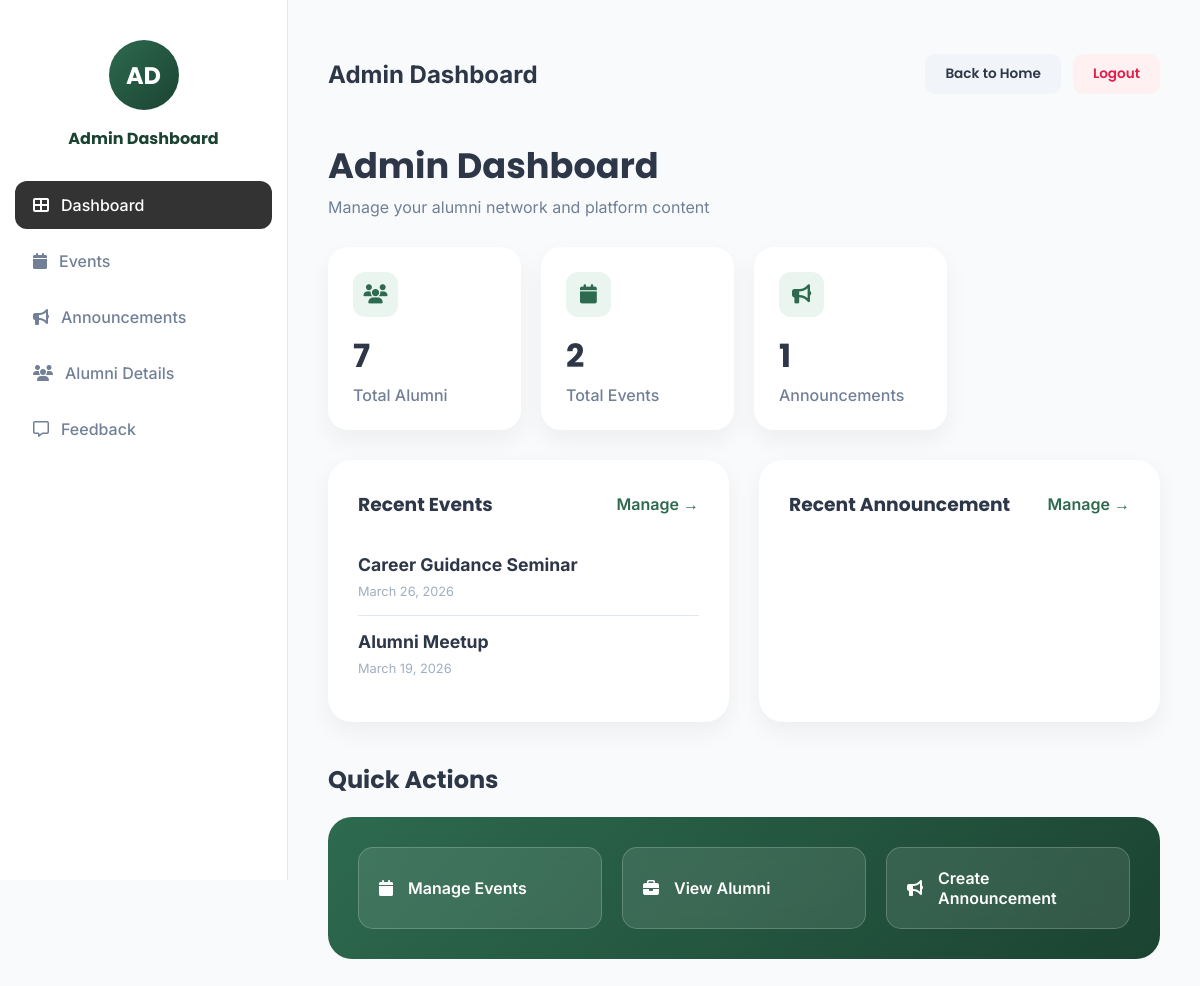
The app's page /alumni_app/admin-dashboard/ (signed in), older data.
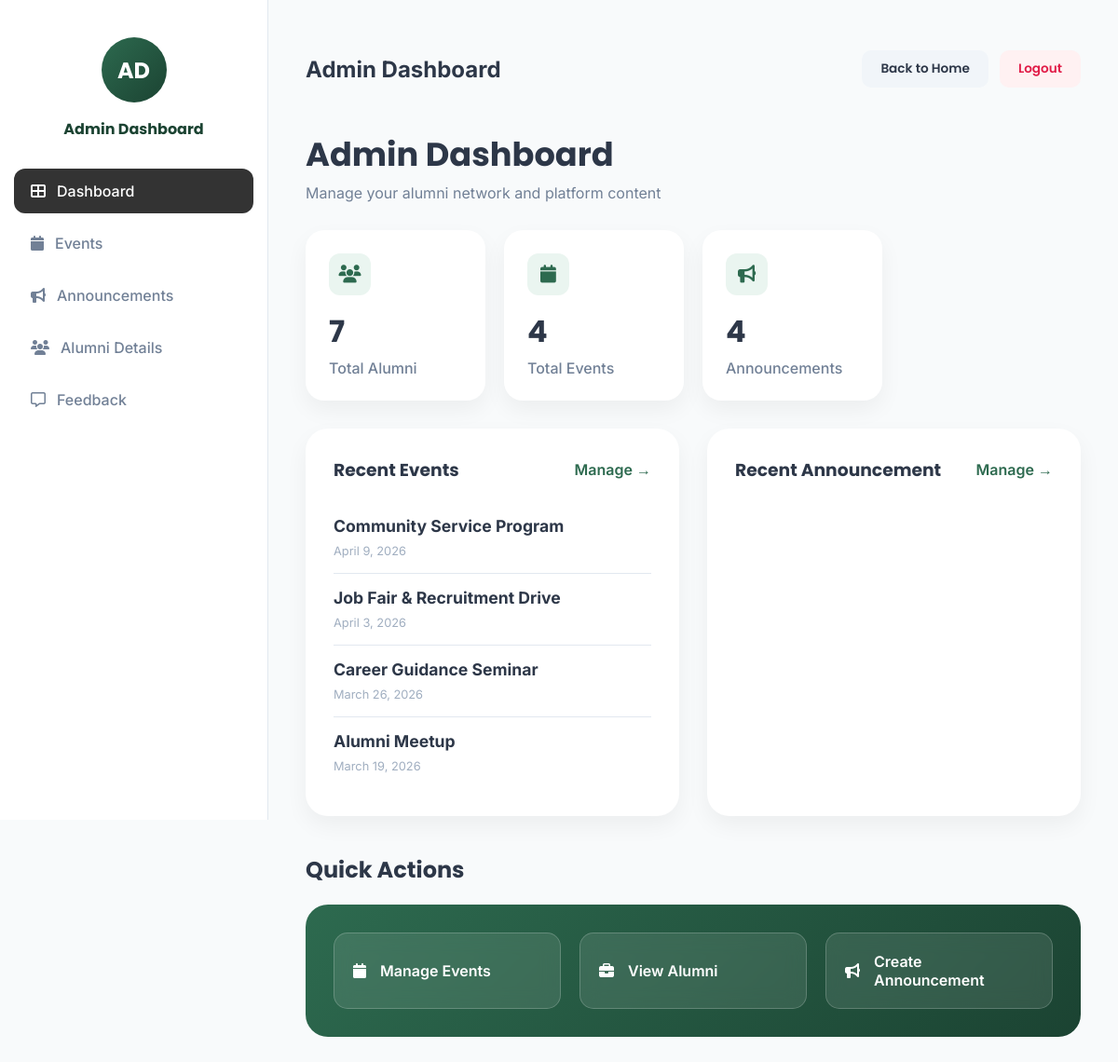
The same page, newer data.
### Alumni_app/models.py (models this page shows, shortened)
class Event(models.Model):
    title = models.CharField(max_length=200)
    description = models.TextField()
    date = models.DateField()
    image_url = models.URLField(blank=True, null=True)
    created_by = models.ForeignKey(User, on_delete=models.CASCADE, null=True, blank=True)
    is_approved = models.BooleanField(default=False)
    is_rejected = models.BooleanField(default=False)

### Alumni_app/views.py (the view)
# urls.py: path('admin-dashboard/', views.admin_dashboard, name='admin_dashboard'),
@login_required
def admin_dashboard(request):
    total_alumni = Profile.objects.filter(role="alumni").count()
    total_events = Event.objects.count()
    total_jobs = Job.objects.count()
    total_announcements = Announcement.objects.count()
    recent_events = Event.objects.order_by('-date')[:5]
    recent_jobs = Job.objects.order_by('-posted_on')[:5]
    return render(request,"admin_dashboard.html",{
        "total_alumni": total_alumni,
        "total_events": total_events,
        "total_jobs": total_jobs,
        "total_announcements": total_announcements,
        "recent_events": recent_events,
        "recent_jobs": recent_jobs
    })

### Alumni_app/templates/admin_dashboard.html (shortened to what this page needs)
{% load static %}
<!doctype html>
<html>
	<head>
		<link
			rel="stylesheet"
			href="https://cdnjs.cloudflare.com/ajax/libs/font-awesome/6.5.1/css/all.min.css"
		/>
		<link rel="stylesheet" href="{% static 'admin_dashboard.css' %}" />
	</head>
	<body>
		<div class="dashboard-container">
			<aside class="sidebar">
				<div class="profile">
					<div class="avatar">AD</div>
					<p>Admin Dashboard</p>
				</div>
				<nav>
					<a href="{% url 'admin_dashboard' %}" class="active">
						<i class="fa-solid fa-table-cells-large"></i> Dashboard
					</a>
					<a href="{% url 'admin_events' %}">
						<i class="fa-solid fa-calendar"></i> Events
					</a>
					<a href="{% url 'admin_announcements' %}">
						<i class="fa-solid fa-bullhorn"></i> Announcements
					</a>
					<a href="{% url 'admin_view_alumni' %}">
						<i class="fa-solid fa-users"></i> Alumni Details
					</a>
					<a href="{% url 'admin_feedback' %}">
						<i class="fa-regular fa-message"></i> Feedback
					</a>
				</nav>
			</aside>
			<main class="main-content">
				<div class="topbar">
					<div class="page-title">
						<h2>Admin Dashboard</h2>
					</div>
					<div class="top-actions">
						<a href="{% url 'index' %}">Back to Home</a>
						<a href="{% url 'logout' %}">Logout</a>
					</div>
				</div>
				<div class="page-header">
					<h1>Admin Dashboard</h1>
					<p>Manage your alumni network and platform content</p>
				</div>
				<div class="stats-grid">
					<div class="stat-card">
						<div class="stat-icon">
							<i class="fa-solid fa-users"></i>
						</div>
						<h2>{{ total_alumni }}</h2>
						<p>Total Alumni</p>
					</div>
					<div class="stat-card">
						<div class="stat-icon">
							<i class="fa-solid fa-calendar"></i>
						</div>
						<h2>{{ total_events }}</h2>
						<p>Total Events</p>
					</div>
					<div class="stat-card">
						<div class="stat-icon">
							<i class="fa-solid fa-bullhorn"></i>
						</div>
						<h2>{{ total_announcements }}</h2>
						<p>Announcements</p>
					</div>
				</div>
				<div class="content-grid">
					<div class="card">
						<div class="card-header">
							<h3>Recent Events</h3>
							<a href="{% url 'admin_events' %}">Manage →</a>
						</div>
						<div class="card-body">
							{% for event in recent_events %}
							<div class="list-item">
								<h4>{{ event.title }}</h4>
								<span>{{ event.date }}</span>
							</div>
							{% endfor %}
						</div>
					</div>
					<div class="card">
						<div class="card-header">
							<h3>Recent Announcement</h3>
							<a href="{% url 'admin_announcements' %}">Manage →</a>
						</div>
					</div>
				</div>
				<div class="quick-actions">
					<h2>Quick Actions</h2>
					<div class="actions-grid">
						<a href="{% url 'admin_events' %}" class="action-btn">
							<i class="fa-solid fa-calendar"></i>
							Manage Events
						</a>
						<a href="{% url 'admin_view_alumni' %}" class="action-btn">
							<i class="fa-solid fa-briefcase"></i>
							View Alumni
						</a>
				 <a href="{% url 'admin_announcements' %}" class="action-btn">
							<i class="fa-solid fa-bullhorn"></i>
							Create Announcement
						</a>
					</div>
				</div>
			</main>
		</div>
	</body>
</html>

Row changes from the older to the newer data that the page shows:
added Event: title "Community Service Program", date "April 9, 2026"
added Event: title "Job Fair & Recruitment Drive", date "April 3, 2026"
Text that changed along with them:
{{ total_events }}: "2" → "4"
{{ total_announcements }}: "1" → "4"
